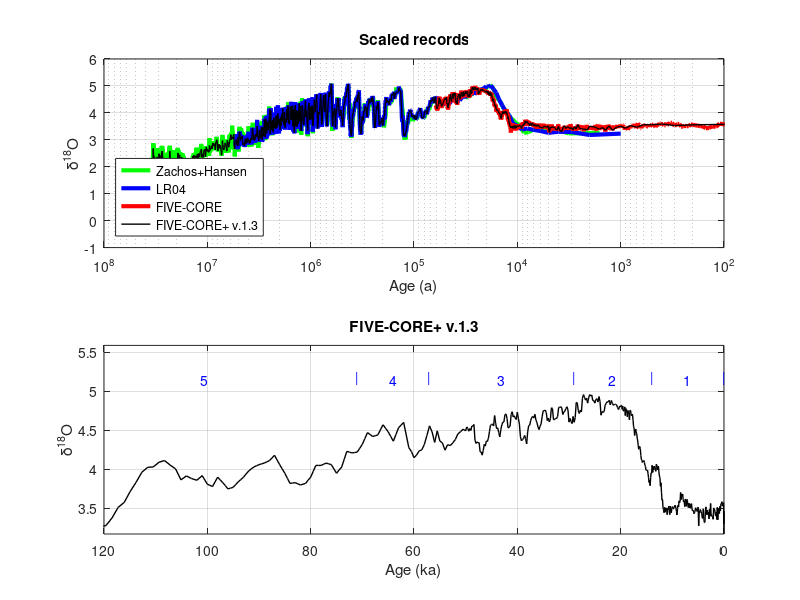

Recreate this plot in MATLAB.
function [ ] = make_climatecurves_ant()

%% Written by Ángel Rodés -- SUERC
% angelrodes@gmail.com
% 2018

% This script generates paleo-climate curves:
%  -Ages
%  -d18O: combined curves from the Antarctic FIVE-CORE average, LR04, Zachos et al. (2008) 
%    and Hansen et al. (2013), scaled to LR04 (Lisiecki & Raymo, 2005)
%  -MIS names and MIS start and end ages

% Version
climatecurves.ver='FIVE-CORE+ v.1.3';

%% load LR04 data
% Lisiecki, L. E., and M. E. Raymo (2005), A Pliocene-
% Pleistocene stack of 57 globally distributed benthic d18O records, 
% Paleoceanography,20, PA1003, doi:10.1029/2004PA001071.
data=csvread('LR04.csv');
LR04.age=1000*data(:,1)';
LR04.d18O=data(:,2)';

%% load and scale FIVE_CORE data
% Buizert, C., Sigl, M., Severi, M. et al. (2018)
% Abrupt ice-age shifts in southern westerly winds and Antarctic climate
% forced from the north. Nature 563, 681–685. 
% https://doi.org/10.1038/s41586-018-0727-5
data=csvread('five_core.csv');
FIVE_CORE.age=data(:,1)';
FIVE_CORE.d8Otemp=data(:,2)';
p = polyfit(FIVE_CORE.d8Otemp,interp1(LR04.age,LR04.d18O,FIVE_CORE.age),1);
FIVE_CORE.d18O=polyval(p,FIVE_CORE.d8Otemp); % scale to LR04

%% Load an scale Zachos et al. (2008) and Hansen et al. (2013) data
% SOURCE: http://www.columbia.edu/~mhs119/Sensitivity+SL+CO2/Table.txt
% NAME OF DATA SET: Cenozoic Global Deep-Sea Stable Isotope Data
% LAST UPDATE: 10/2008 (Original receipt by WDC Paleo)
% CONTRIBUTOR: Jim Zachos, University of California, Santa Cruz
% IGBP PAGES/WDCA CONTRIBUTION SERIES NUMBER: 2008-098
% WDC PALEO CONTRIBUTION SERIES CITATION: 
% Zachos, J., et al. 2008.
% Cenozoic Global Deep-Sea Stable Isotope Data. 
% IGBP PAGES/World Data Center for Paleoclimatology 
% Data Contribution Series # 2008-098. 
% NOAA/NCDC Paleoclimatology Program, Boulder CO, USA.
data=csvread('Zachos2008Hansen2013.csv');
ZACHOS.age=1e6*data(:,1)';
ZACHOS.d8Otemp=data(:,2)';
p = polyfit(interp1(ZACHOS.age,ZACHOS.d8Otemp,LR04.age(LR04.age>min(ZACHOS.age))),LR04.d18O(LR04.age>min(ZACHOS.age)),1);
ZACHOS.d18O=polyval(p,ZACHOS.d8Otemp); % scale to LR04

%% combine curves
climatecurves.age=[FIVE_CORE.age,LR04.age(LR04.age>max(FIVE_CORE.age)),ZACHOS.age(ZACHOS.age>max(LR04.age))];
climatecurves.d18O=[FIVE_CORE.d18O,LR04.d18O(LR04.age>max(FIVE_CORE.age)),ZACHOS.d18O(ZACHOS.age>max(LR04.age))];

%% remove duplicated ages
[~,ia,~] = unique(climatecurves.age,'first');
climatecurves.age=climatecurves.age(ia);
climatecurves.d18O=climatecurves.d18O(ia);

%% simplify curve for cosmonuclide accumulation
% newages=[PALEO.age(PALEO.age<100e3),10.^(5:log10(1.005):log10(max(PALEO.age)))]; % 0.5% increase after 100ka
newages=[0:10:90,...
    100:100:20e3-100,...
    20e3:200:50e3-200,...
    50e3:500:1e5-200,...
    10.^(5:log10(1.01):log10(max(climatecurves.age)))]; % 1% increase after 100ka
newd18O=interp1(climatecurves.age,climatecurves.d18O,newages);
climatecurves.age=newages;
climatecurves.d18O=newd18O;

%% MIS names and ages
climatecurves.MISname=[{'1'},{'2'},{'3'},{'4'},{'5'},{'6'},{'7'},{'8'},{'9'},{'10'},{'11'},{'12'},{'13'},{'14'},{'15'},{'16'},{'17'},{'18'},{'19'},{'20'},{'21'},{'22'},{'23'},{'24'},{'25'},{'26'},{'27'},{'28'},{'29'},{'30'},{'31'},{'32'},{'33'},{'34'},{'35'},{'36'},{'37'},{'38'},{'39'},{'40'},{'41'},{'42'},{'43'},{'44'},{'45'},{'46'},{'47'},{'48'},{'49'},{'50'},{'51'},{'52'},{'53'},{'54'},{'55'},{'56'},{'57'},{'58'},{'59'},{'60'},{'61'},{'62'},{'63'},{'64'},{'65'},{'66'},{'67'},{'68'},{'69'},{'70'},{'71'},{'72'},{'73'},{'74'},{'75'},{'76'},{'77'},{'78'},{'79'},{'80'},{'81'},{'82'},{'83'},{'84'},{'85'},{'86'},{'87'},{'88'},{'89'},{'90'},{'91'},{'92'},{'93'},{'94'},{'95'},{'96'},{'97'},{'98'},{'99'},{'100'},{'101'},{'102'},{'103'},{'104'},{'G1'},{'G2'},{'G3'},{'G4'},{'G5'},{'G6'},{'G7'},{'G8'},{'G9'},{'G10'},{'G11'},{'G12'},{'G13'},{'G14'},{'G15'},{'G16'},{'G17'},{'G18'},{'G19'},{'G20'},{'G21'},{'G22'},{'K1'},{'K2'},{'KM1'},{'KM2'},{'KM3'},{'KM4'},{'KM5'},{'KM6'},{'M1'},{'M2'},{'MG1'},{'MG2'},{'MG3'},{'MG4'},{'MG5'},{'MG6'},{'MG7'},{'MG8'},{'MG9'},{'MG10'},{'MG11'},{'MG12'},{'Gi1'},{'Gi2'},{'Gi3'},{'Gi4'},{'Gi5'},{'Gi6'},{'Gi7'},{'Gi8'},{'Gi9'},{'Gi10'},{'Gi11'},{'Gi12'},{'Gi13'},{'Gi14'},{'Gi15'},{'Gi16'},{'Gi17'},{'Gi18'},{'Gi19'},{'Gi20'},{'Gi21'},{'Gi22'},{'Gi23'},{'Gi24'},{'Gi25'},{'Gi26'},{'Gi27'},{'Gi28'},{'Co1'},{'Co2'},{'Co3'},{'Co4'},{'CN1'},{'CN2'},{'CN3'},{'CN4'},{'CN5'},{'CN6'},{'CN7'},{'CN8'},{'N1'},{'N2'},{'N3'},{'N4'},{'N5'},{'N6'},{'N7'},{'N8'},{'N9'},{'N10'},{'NS1'},{'NS2'},{'NS3'},{'NS4'},{'NS5'},{'NS6'},{'Si1'},{'Si2'},{'Si3'},{'Si4'},{'Si5'},{'Si6'},{'ST1'},{'ST2'},{'ST3'},{'ST4'},{'T1'},{'T2'},{'T3'},{'T4'},{'T5'},{'T6'},{'T7'},{'T8'},{'TG1'},{'TG2'},{'TG3'},{'TG4'},{'TG5'},{'TG6'}];
climatecurves.MISend=1e3*[0,14,29,57,71,130,191,243,300,337,374,424,478,533,563,621,676,712,761,790,814,866,900,917,936,959,970,982,1014,1031,1062,1081,1104,1114,1141,1190,1215,1244,1264,1286,1304,1320,1344,1362,1383,1405,1424,1452,1469,1492,1510,1530,1547.5,1570,1585,1608,1628.5,1642.5,1670,1697.5,1715,1743,1758,1782,1802.5,1816,1826,1832.5,1849,1859.5,1875,1898,1915,1941,1965,1990,2017,2043,2088,2103,2125,2146,2168,2192,2207.5,2236,2250,2273,2291,2309,2333,2350,2373,2387,2407,2427,2452,2477,2494,2510,2540,2554,2575,2595,2614,2638,2652,2681,2690,2704,2730,2759,2777,2798,2820,2838,2858,2876,2893,2913,2937,2966,2982.5,2999,3025,3039,3055,3087,3097,3119,3150,3167,3184,3212,3238,3264,3312,3332,3347,3372,3387,3444,3471,3517,3532,3546,3566,3578,3592,3619,3637,3660,3676,3705,3719,3742,3752,3768,3798,3822,3835,3862,3879,3912,3923,3939,3952,3978,4007,4029,4048,4085,4098,4146,4175,4192,4211,4232,4259,4286,4303,4327,4335,4356,4371,4395,4420,4446,4457,4487,4508,4523,4538,4570,4587,4603,4622,4648,4658,4684,4702.5,4722.5,4737,4766,4778,4807,4821,4840,4860,4883,4904,4931,4952.5,4976,4985,5002,5016,5038,5070,5094,5116,5165,5188,5241,5266,5289,5301,5315];
climatecurves.MISstart=1e3*[14,29,57,71,130,191,243,300,337,374,424,478,533,563,621,676,712,761,790,814,866,900,917,936,959,970,982,1014,1031,1062,1081,1104,1114,1141,1190,1215,1244,1264,1286,1304,1320,1344,1362,1383,1405,1424,1452,1469,1492,1510,1530,1547.5,1570,1585,1608,1628.5,1642.5,1670,1697.5,1715,1743,1758,1782,1802.5,1816,1826,1832.5,1849,1859.5,1875,1898,1915,1941,1965,1990,2017,2043,2088,2103,2125,2146,2168,2192,2207.5,2236,2250,2273,2291,2309,2333,2350,2373,2387,2407,2427,2452,2477,2494,2510,2540,2554,2575,2595,2614,2638,2652,2681,2690,2704,2730,2759,2777,2798,2820,2838,2858,2876,2893,2913,2937,2966,2982.5,2999,3025,3039,3055,3087,3097,3119,3150,3167,3184,3212,3238,3264,3312,3332,3347,3372,3387,3444,3471,3517,3532,3546,3566,3578,3592,3619,3637,3660,3676,3705,3719,3742,3752,3768,3798,3822,3835,3862,3879,3912,3923,3939,3952,3978,4007,4029,4048,4085,4098,4146,4175,4192,4211,4232,4259,4286,4303,4327,4335,4356,4371,4395,4420,4446,4457,4487,4508,4523,4538,4570,4587,4603,4622,4648,4658,4684,4702.5,4722.5,4737,4766,4778,4807,4821,4840,4860,4883,4904,4931,4952.5,4976,4985,5002,5016,5038,5070,5094,5116,5165,5188,5241,5266,5289,5301,5315,5320];

% %% generate a paleotemperature curve (not used)
% temperatures=[-6,0]; % references for maximum d18O <115 ka and mean dO18 <100 a
% % see https://en.wikipedia.org/wiki/File:All_palaeotemps.png#Summary
% deltas=[max(PALEO.d18O(PALEO.age<115000)),mean(PALEO.d18O(PALEO.age<100))];
% p = polyfit(deltas,temperatures,1);
% PALEO.temp=polyval(p,PALEO.d18O);

% save climatecurves climatecurves
save('climatecurves.mat','climatecurves','-v7')

%% plot curves
figure('units','normalized','outerposition',[0 0.5 0.5 0.5],'Name','Climate proxy')
subplot(2,1,1)
hold on
% plot(climatecurves.age,climatecurves.d18O,'-','Color',[0.7 0.7 0.7],'LineWidth',3)
plot(ZACHOS.age,ZACHOS.d18O,'-g','LineWidth',3)
plot(LR04.age,LR04.d18O,'-b','LineWidth',3)
plot(FIVE_CORE.age,FIVE_CORE.d18O,'-r','LineWidth',3)
plot(climatecurves.age,climatecurves.d18O,'-','Color','k','LineWidth',1)
legend('Zachos+Hansen','LR04','FIVE-CORE',climatecurves.ver,...
    'Location','southwest')
ylabel('\delta^{18}O')
set(gca, 'Xdir', 'reverse')
xlabel('Age (a)')
set(gca, 'XScale', 'log')
xlim([1e2 1e8])
box on 
grid on
title('Scaled records')

subplot(2,1,2)
hold on
plot(climatecurves.age/1e3,climatecurves.d18O,'-','Color','k','LineWidth',1)
for n=1:numel(climatecurves.MISend)
    text(climatecurves.MISend(n)/1e3,max(climatecurves.d18O),...
        '|',...
        'HorizontalAlignment','center','VerticalAlignment','bottom',...
        'Clipping', 'on','Color','b')
    text((climatecurves.MISend(n)/2+climatecurves.MISstart(n)/2)/1e3,max(climatecurves.d18O),...
        climatecurves.MISname(n),...
        'HorizontalAlignment','center','VerticalAlignment','bottom',...
        'Clipping', 'on','Color','b')
end
ylabel('\delta^{18}O')
xlabel('Age (ka)')
set(gca, 'Xdir', 'reverse')
% set(gca, 'XScale', 'log')
xlim([0 1.2e5/1e3])
ylim([min(climatecurves.d18O(climatecurves.age<1.2e5)) max(climatecurves.d18O)*1.1])
set (gca, 'Clipping', 'on');
box on
grid on
title(climatecurves.ver)

%figure(2000)
%subplot(2,1,2)
%hold on
%% plot(climatecurves.age,climatecurves.d18O,'-','Color',[0.7 0.7 0.7],'LineWidth',3)
%plot(ZACHOS.age,ZACHOS.d18O,'-g','LineWidth',2)
%plot(LR04.age,LR04.d18O,'-b','LineWidth',2)
%plot(FIVE_CORE.age,FIVE_CORE.d18O,'-r','LineWidth',2)
%plot(climatecurves.age,climatecurves.d18O,'-','Color','k','LineWidth',1)
%legend('Zachos+Hansen','LR04','FIVE-CORE',climatecurves.ver,...
%    'Location','southeast')
%ylabel('\delta^{18}O')
%set(gca, 'Xdir', 'reverse')
%xlabel('Age (a)')
%set(gca, 'XScale', 'log')
%xlim([1e2 1e8])
%box on 
%grid on
%title('B')

end
